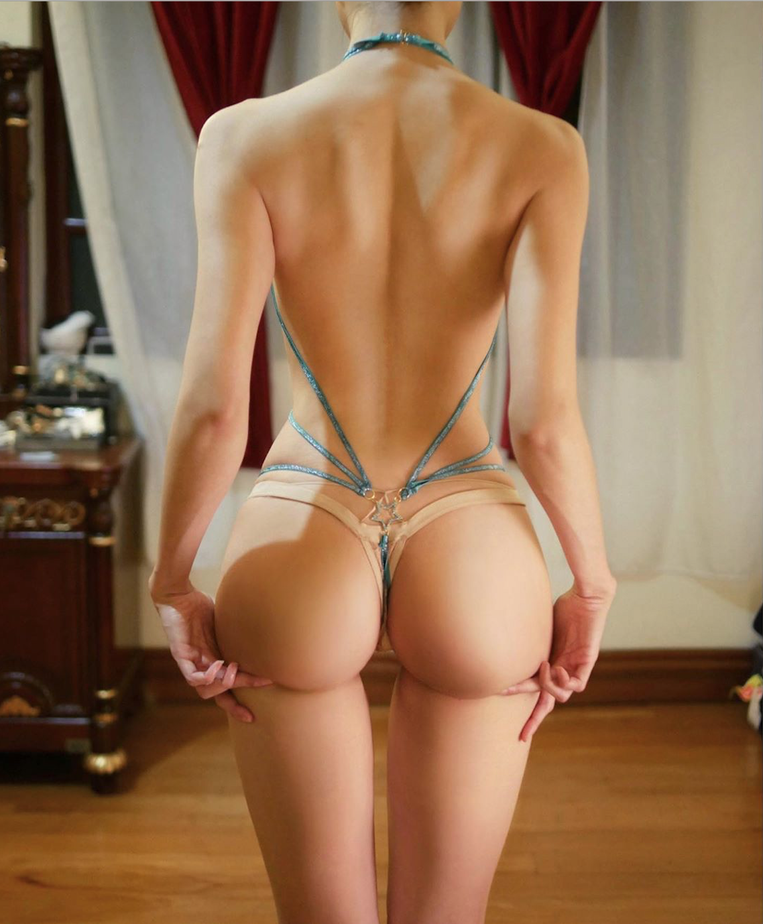
#> input picture Resources/cathy.png, 763 x 924 px, shrunk from 1138 x 1378 before the run
$ python transform.py
#> lines starting #> are read from the running program, lines starting #| are printed output that depends on the picture
from cv2  import cv2
import numpy as np
import os
from os.path import realpath, dirname

# 获取当前文件的全路径名
file_path = os.path.realpath(__file__)

# 上上级目录
parent_dir = os.path.dirname(os.path.dirname(file_path))

image_path = parent_dir+"/Resources/cathy.png"

image = cv2.imread(image_path)
#> image is the input picture: shape (924, 763, 3); mean B, G, R 83.5, 112.5, 148.1
cv2.imshow("origin",image)


imgInfo = image.shape
#> imgInfo = (924, 763, 3)
print(imgInfo)
#| (924, 763, 3)

height = imgInfo[0]
#> height = 924
width = imgInfo[1]
#> width = 763

# 利用缩放矩阵，与之前讲述移位矩阵时类似同样拆分成两个矩阵，原理一样；改变矩阵内参数，来实现缩放
smallMat = np.float32([[0.5,0,0],[0,0.5,0]])
small = cv2.warpAffine(image,smallMat,(int(width),int(height)))# 由于高、宽*0.5，不一定为整数，所以要进行int类型强制转换
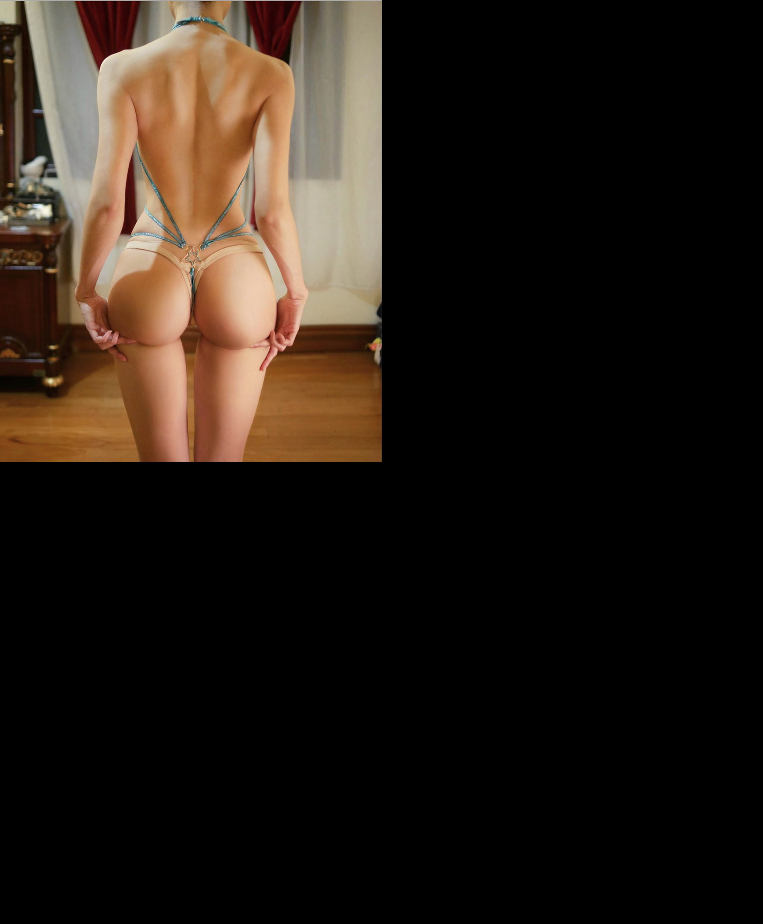
#> small: shape (924, 763, 3); mean B, G, R 20.9, 28.2, 37.1
cv2.imshow("small",small)

largeMat = np.float32([[1.5,0,0],[0,1.5,0]])
large = cv2.warpAffine(image,largeMat,(width*2,height*2))# 由于高、宽*0.5，不一定为整数，所以要进行int类型强制转换
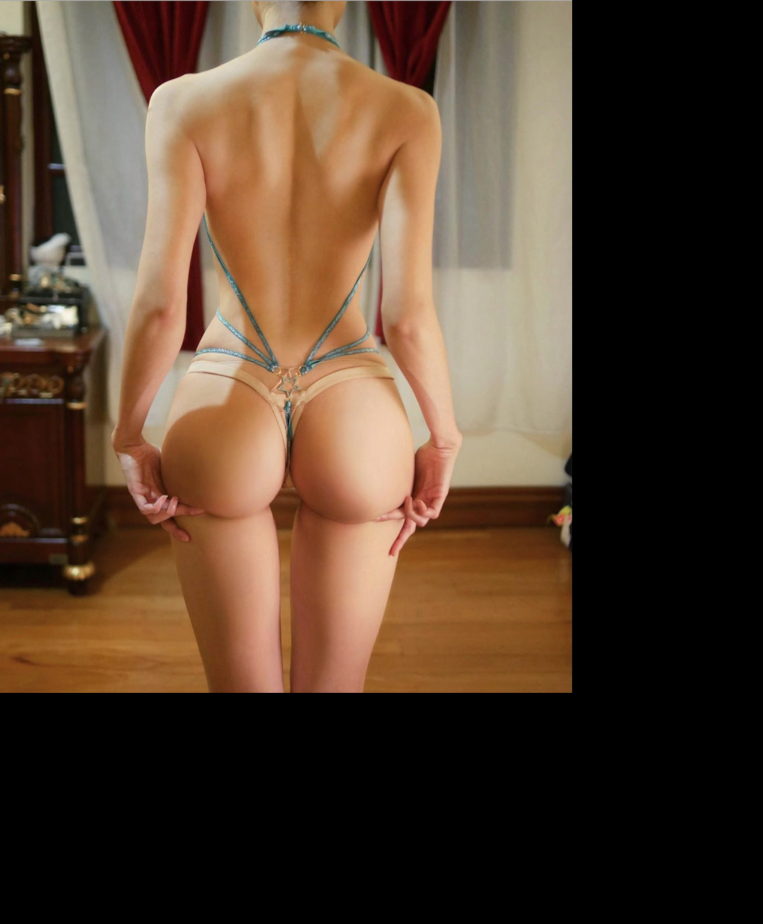
#> large: shape (1848, 1526, 3) (shown at 1/2 size); mean B, G, R 47, 63.2, 83.3
cv2.imshow("large",large)

offsetMat = np.float32([[1,0,100],[0,1,100]])
offset = cv2.warpAffine(image,offsetMat,(int(width*1.5),int(height*1.5)))# 由于高、宽*0.5，不一定为整数，所以要进行int类型强制转换
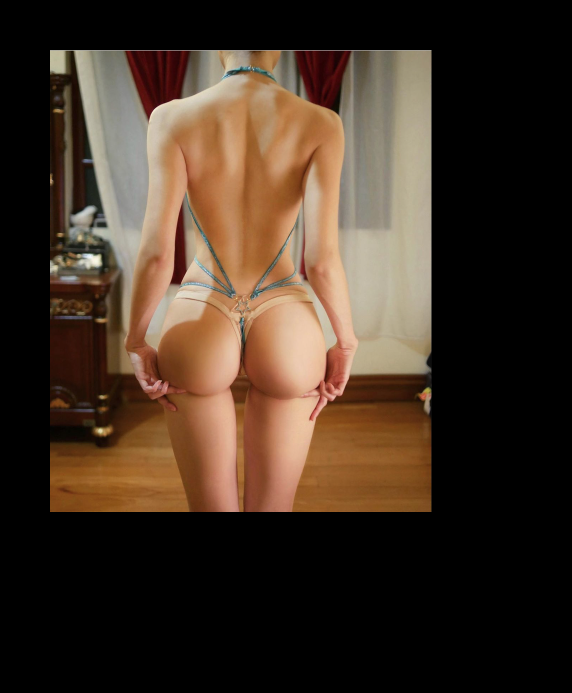
#> offset: shape (1386, 1144, 3) (shown at 1/2 size); mean B, G, R 37.1, 50, 65.8
cv2.imshow("offset",offset)

theta = np.deg2rad(30)
rotateMat = np.float32([[np.cos(theta),-np.sin(theta),0],[np.sin(theta),np.cos(theta),0]])
rotate = cv2.warpAffine(image ,np.float32([[1,0,500],[0,1,0]]),(int(width*1.5),int(height*1.5)))# 由于高、宽*0.5，不一定为整数，所以要进行int类型强制转换
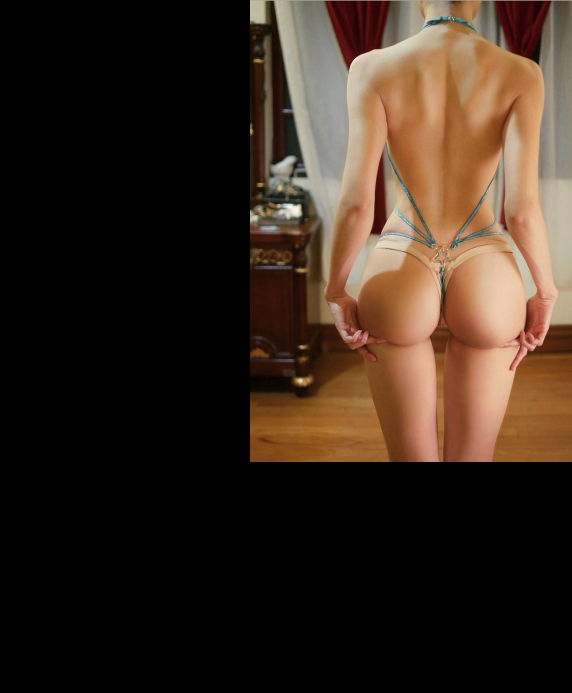
#> rotate: shape (1386, 1144, 3) (shown at 1/2 size); mean B, G, R 29.9, 40.9, 55.3
rotate = cv2.warpAffine(rotate,rotateMat,(int(width*1.5),int(height*1.5)))# 由于高、宽*0.5，不一定为整数，所以要进行int类型强制转换
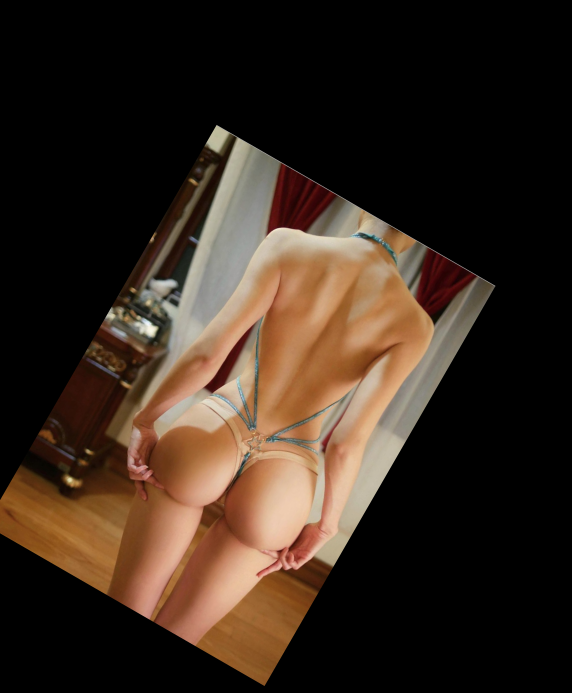
#> rotate: shape (1386, 1144, 3) (shown at 1/2 size); mean B, G, R 29.9, 40.8, 55.2
rotate = cv2.warpAffine(rotate ,np.float32([[1,0,0],[0,1,-200]]),(int(width*1.5),int(height*1.5)))# 由于高、宽*0.5，不一定为整数，所以要进行int类型强制转换
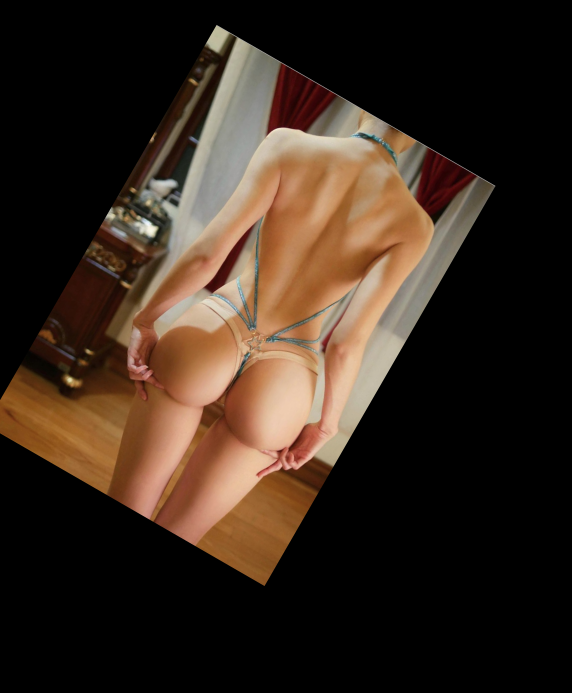
#> rotate: shape (1386, 1144, 3) (shown at 1/2 size); mean B, G, R 29.9, 40.8, 55.2
cv2.imshow("rotate",rotate)


cv2.waitKey(0)

$ run again, with Resources/dot.png copied over Resources/cathy.png
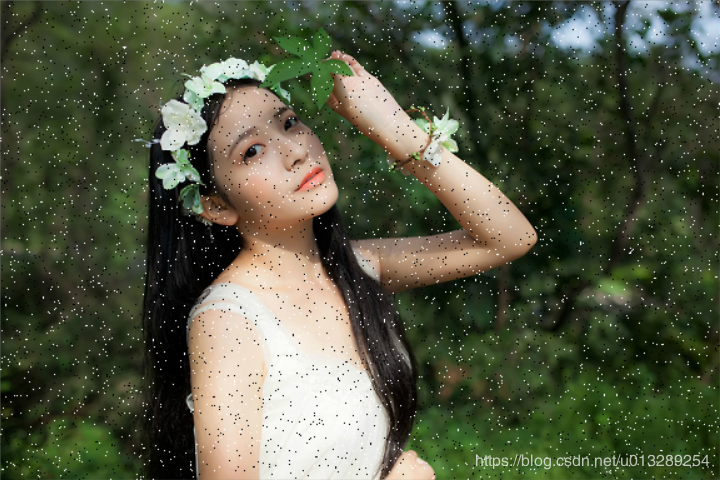
#> input picture Resources/dot.png, 720 x 480 px
#> image is the input picture: shape (480, 720, 3); mean B, G, R 65.4, 87.3, 82
#| (480, 720, 3)
#> `large = cv2.warpAffine(image,largeMat,(width*2,height*2))# 由于高、宽*0.5，不..`:
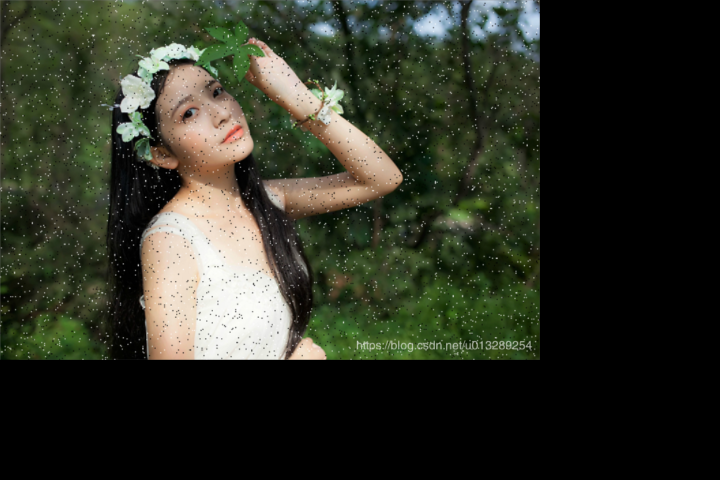
#> large: shape (960, 1440, 3) (shown at 1/2 size); mean B, G, R 36.7, 49.1, 46.1
#> `rotate = cv2.warpAffine(rotate ,np.float32([[1,0,0],[0,1,-200]]),(int(..`:
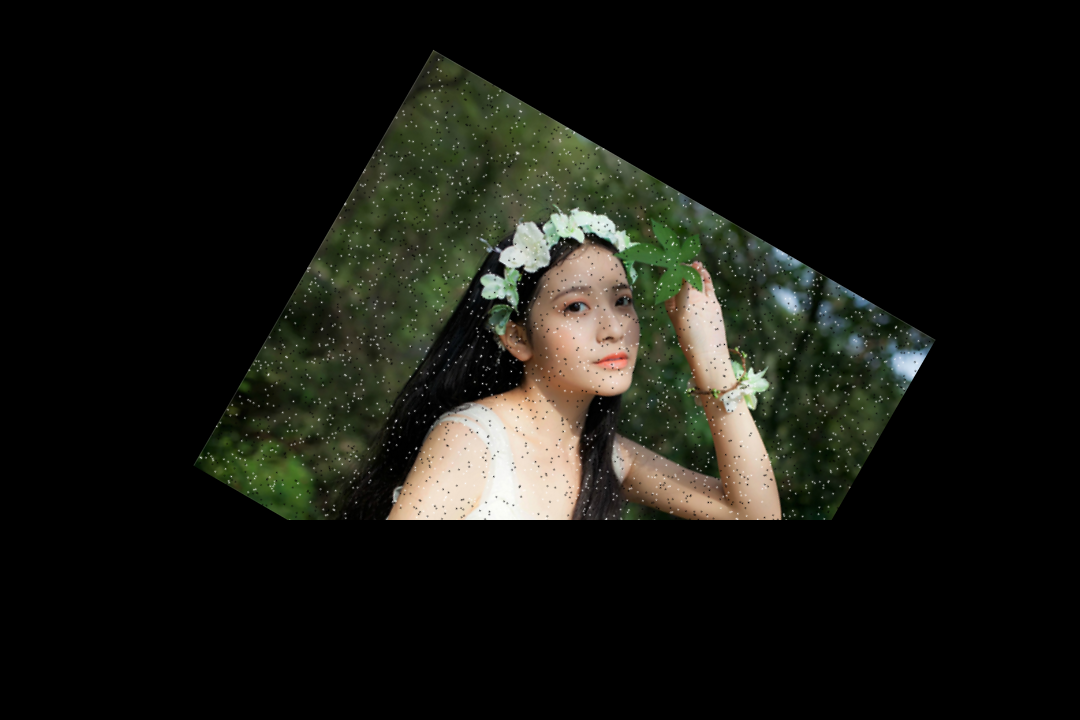
#> rotate: shape (720, 1080, 3); mean B, G, R 18.2, 24, 23.4
